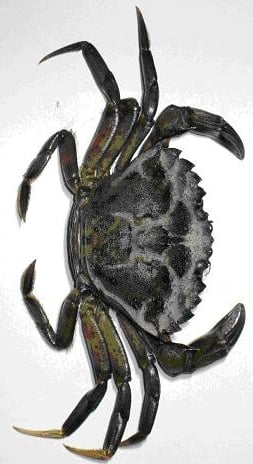
#> input picture carcinus-maenas.jpeg, 253 x 464 px
$ python -i crab_detection.py   (imports and definitions only)
#> lines starting #> are read from the running program, lines starting #| are printed output that depends on the picture; after the words box and inside, x2 and y2 are one past the last pixel; in counts of white or black regions, pixels touching at a corner belong together
#> further down, picture is the input picture: shape (464, 253, 3); mean B, G, R 173.6, 175.6, 176.1
import cv2
import depthai as dai
import time
import numpy as np
from collections import deque

class CrabDetector:
    def __init__(self):
        # Adjust these HSV ranges based on your actual crab color
        self.color_ranges = [
            # Brown/red crabs
            (np.array([0, 50, 50]), np.array([20, 255, 255])),
            # Green crabs
            (np.array([30, 40, 40]), np.array([70, 255, 255])),
            # Dark crabs
            (np.array([0, 0, 0]), np.array([180, 255, 60]))
        ]

        self.min_crab_area = 800
        self.max_crab_area = 15000
        self.proximity_threshold = 100

        # For temporal smoothing
        self.detection_history = deque(maxlen=5)

    def detect_crabs(self, frame):
        """Detect crabs using color segmentation and contour analysis"""
        hsv = cv2.cvtColor(frame, cv2.COLOR_BGR2HSV)
#> hsv: shape (464, 253, 3); mean H, S, V 17.8, 10.5, 176.4

        # Combine masks from different color ranges
        combined_mask = np.zeros(hsv.shape[:2], dtype=np.uint8)
        for lower, upper in self.color_ranges:
            mask = cv2.inRange(hsv, lower, upper)
            combined_mask = cv2.bitwise_or(combined_mask, mask)
#> this loop made 3 passes
#> pass 1, in detect_crabs, `mask = cv2.inRange(hsv, lower, upper)`:
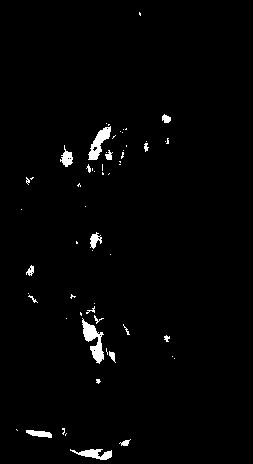
#> mask: shape (464, 253); 1.7% white; 60 white regions (42 under 20 px), largest, box (x1, y1, x2, y2) and area: (82, 318, 104, 364) 444, (88, 126, 111, 160) 338, (70, 449, 112, 460) 246
#> pass 2, in detect_crabs, `mask = cv2.inRange(hsv, lower, upper)`:
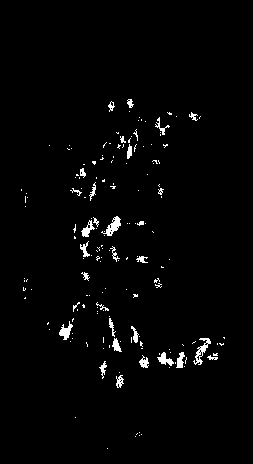
#> mask: shape (464, 253); 1.9% white; 168 white regions (137 under 20 px), largest, box (x1, y1, x2, y2) and area: (101, 216, 121, 236) 162, (193, 338, 211, 365) 160, (59, 321, 73, 340) 125
#> pass 2, in detect_crabs, `combined_mask = cv2.bitwise_or(combined_mask, mask)`:
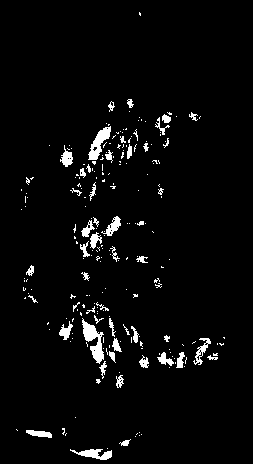
#> combined_mask: shape (464, 253); 3.7% white; 225 white regions (175 under 20 px), largest, box (x1, y1, x2, y2) and area: (82, 318, 104, 364) 444, (88, 126, 111, 160) 338, (70, 449, 112, 460) 246
#> pass 3, in detect_crabs, `mask = cv2.inRange(hsv, lower, upper)`:
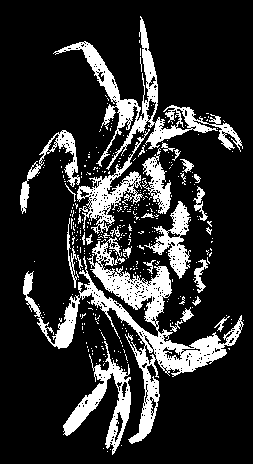
#> mask: shape (464, 253); 17.8% white; 348 white regions (318 under 20 px), largest, box (x1, y1, x2, y2) and area: (23, 237, 244, 444) 7687, (53, 16, 243, 170) 4170, (63, 341, 131, 455) 2066
#> after the loop:
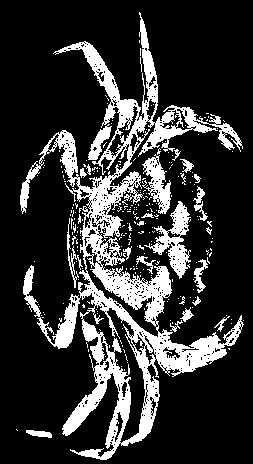
#> combined_mask: shape (464, 253); 20.1% white; 260 white regions (235 under 20 px), largest, box (x1, y1, x2, y2) and area: (20, 12, 244, 460) 19123, (144, 201, 191, 279) 1248, (142, 154, 171, 214) 797

        # Clean up mask
        kernel = np.ones((5,5), np.uint8)
        combined_mask = cv2.morphologyEx(combined_mask, cv2.MORPH_OPEN, kernel)
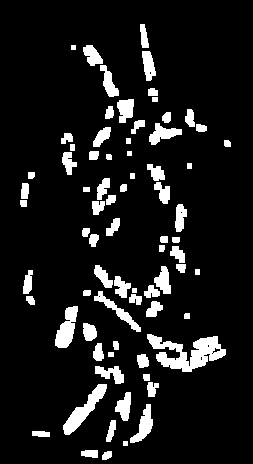
#> combined_mask: shape (464, 253); 10.2% white; 75 white regions, largest, box (x1, y1, x2, y2) and area: (147, 334, 226, 372) 1465, (63, 384, 107, 435) 711, (55, 306, 78, 348) 565
        combined_mask = cv2.morphologyEx(combined_mask, cv2.MORPH_CLOSE, kernel)
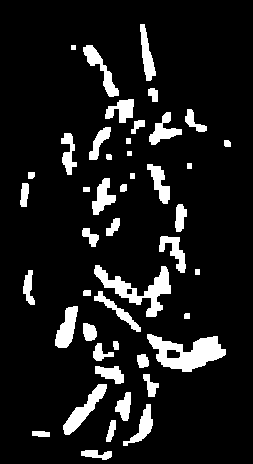
#> combined_mask: shape (464, 253); 10.8% white; 46 white regions

        # Find contours
        contours, _ = cv2.findContours(combined_mask, cv2.RETR_EXTERNAL, cv2.CHAIN_APPROX_SIMPLE)
#> contours = 46 contours, 2 with area under 20; largest, box (x1, y1, x2, y2) and area: (147, 334, 226, 372) 1589, (94, 265, 171, 317) 1184, (63, 384, 107, 435) 646, (55, 306, 78, 348) 522, (83, 45, 119, 97) 493

        crabs = []
        for contour in contours:
            area = cv2.contourArea(contour)
            if self.min_crab_area < area < self.max_crab_area:
                # Get bounding rectangle
                x, y, w, h = cv2.boundingRect(contour)

                # Filter by shape (crabs are roughly circular/oval)
                aspect_ratio = w / h
                if 0.5 < aspect_ratio < 2.0:
                    # Calculate circularity
                    perimeter = cv2.arcLength(contour, True)
                    if perimeter > 0:
                        circularity = 4 * np.pi * area / (perimeter * perimeter)
                        # Crabs are not perfectly circular, so accept a range
                        if circularity > 0.3:
                            crabs.append({
                                'x': x, 'y': y, 'w': w, 'h': h,
                                'area': area,
                                'center': (int(x + w/2), int(y + h/2))
                            })
#> this loop made 46 passes
#> (area, x, y, w, h, aspect_ratio, perimeter, circularity) on pass 20: (1184.5, 94, 265, 77, 52, 1.48, 328.1, 0.138)
#> (area, x, y, w, h, aspect_ratio) on pass 12: (1589, 147, 334, 79, 38, 2.08)
#> after the loop, crabs = []

        # Merge overlapping detections
        crabs = self.merge_overlapping(crabs)

        # Apply temporal smoothing
        self.detection_history.append(crabs)
        crabs = self.smooth_detections()

        return crabs

    def merge_overlapping(self, crabs, overlap_threshold=0.3):
        """Merge overlapping bounding boxes"""
        if not crabs:
            return []

        merged = []
        used = [False] * len(crabs)

        for i, crab1 in enumerate(crabs):
            if used[i]:
                continue

            current = crab1.copy()
            for j, crab2 in enumerate(crabs):
                if i != j and not used[j]:
                    # Calculate IoU
                    x1 = max(current['x'], crab2['x'])
                    y1 = max(current['y'], crab2['y'])
                    x2 = min(current['x'] + current['w'], crab2['x'] + crab2['w'])
                    y2 = min(current['y'] + current['h'], crab2['y'] + crab2['h'])

                    if x1 < x2 and y1 < y2:
                        intersection = (x2 - x1) * (y2 - y1)
                        area1 = current['w'] * current['h']
                        area2 = crab2['w'] * crab2['h']
                        iou = intersection / (area1 + area2 - intersection)

                        if iou > overlap_threshold:
                            # Merge boxes
                            current['x'] = min(current['x'], crab2['x'])
                            current['y'] = min(current['y'], crab2['y'])
                            current['w'] = max(current['x'] + current['w'], crab2['x'] + crab2['w']) - current['x']
                            current['h'] = max(current['y'] + current['h'], crab2['y'] + crab2['h']) - current['y']
                            used[j] = True

            merged.append(current)
            used[i] = True

        return merged

    def smooth_detections(self):
        """Apply temporal smoothing to reduce false positives"""
        if len(self.detection_history) < 3:
            return self.detection_history[-1] if self.detection_history else []

        # Return detections that appear consistently
        # This is simplified - for production, use tracking
        return self.detection_history[-1]

    # [153 lines left out: functions find_adjacent_crabs, draw_results, main, not called in this run]

# [2 lines not run here, left out]

>>> import cv2
>>> picture = cv2.imread('carcinus-maenas.jpeg')
>>> result = CrabDetector().detect_crabs(picture)
#> result = []
